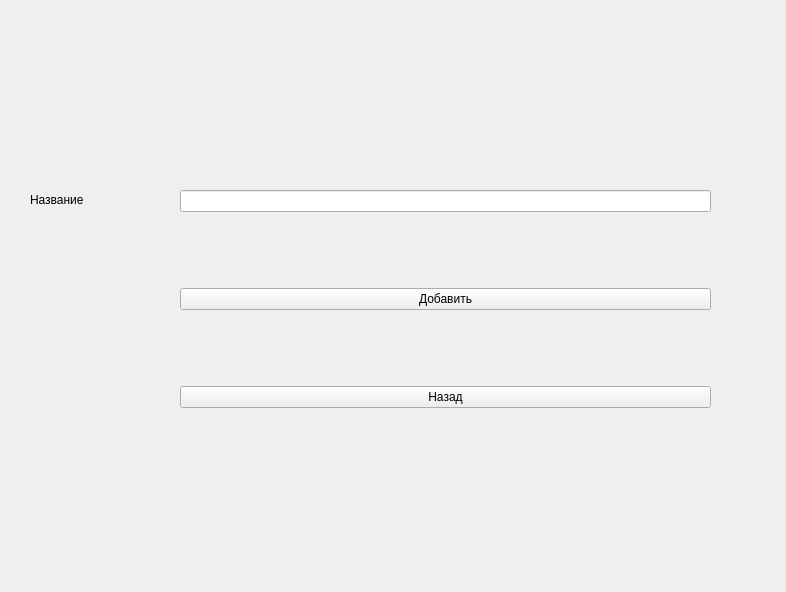
<?xml version="1.0" encoding="UTF-8"?>
<ui version="4.0">
 <class>Station</class>
 <widget class="QWidget" name="Station">
  <property name="geometry">
   <rect>
    <x>0</x>
    <y>0</y>
    <width>786</width>
    <height>592</height>
   </rect>
  </property>
  <property name="windowTitle">
   <string>Добавление станции</string>
  </property>
  <widget class="QWidget" name="verticalLayoutWidget">
   <property name="geometry">
    <rect>
     <x>180</x>
     <y>120</y>
     <width>531</width>
     <height>361</height>
    </rect>
   </property>
   <layout class="QVBoxLayout" name="verticalLayout">
    <item>
     <widget class="QLineEdit" name="name"/>
    </item>
    <item>
     <widget class="QPushButton" name="addStationBtn">
      <property name="text">
       <string>Добавить</string>
      </property>
     </widget>
    </item>
    <item>
     <widget class="QPushButton" name="backBtn">
      <property name="text">
       <string>Назад</string>
      </property>
     </widget>
    </item>
   </layout>
  </widget>
  <widget class="QLabel" name="label">
   <property name="geometry">
    <rect>
     <x>30</x>
     <y>90</y>
     <width>139</width>
     <height>219</height>
    </rect>
   </property>
   <property name="text">
    <string>Название</string>
   </property>
  </widget>
 </widget>
 <resources/>
 <connections/>
</ui>
